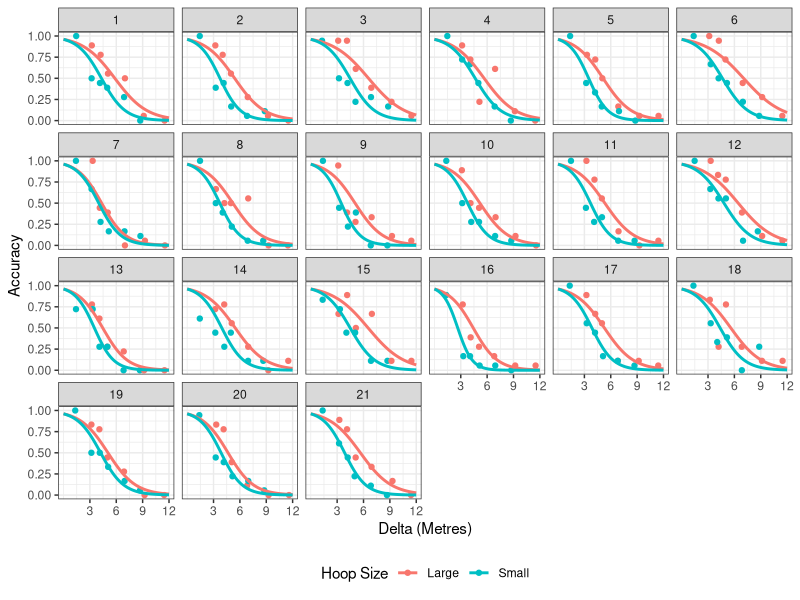

Source code (R): (Note: this script raises an error after producing the figure.)
#### level 3 - 2nd Semester 2017/18 ####
# Part 1 Accuracy measure script 
# Script for the Hoop Size version of the throwing task
# This script reads in the data for participants' accuracy 
# in the first session. 

# Written by Warren James


#### Libraries needed ####
library(tidyverse)

#### Constants ####
Hoop_size <- 0.46

#### Created functions ####
# This is used to get average distance between large and small hoop
# accuracy.
get_avg <- function(df, index, participant){
  sum(df[,index][df[,1] == participant])/2
}

#### read in dataset ####
beanbagdat <- read.csv("data/Part_1_measures.txt", sep = "\t")

#### collapse across directions ####
temp <- group_by(beanbagdat, experimenter, participant, slab, hoop_size)
beanbagdat <- summarise(temp, inhoop = sum(inhoop))

#### pre-process some data ####
# how many throws?
beanbagdat$trials <- 18 

# get their accuracy  
beanbagdat$acc <- beanbagdat$inhoop/beanbagdat$trials

# make participant a factor 
beanbagdat$participant <- paste(beanbagdat$experimenter, beanbagdat$participant, sep = "_")
beanbagdat$participant <- as.factor(beanbagdat$participant)

# drop experimenter column
beanbagdat <- beanbagdat[ , !(names(beanbagdat) %in% "experimenter")]

# define offset... force model to predict 99% accuracy for distance = 0
e <- 0.01
beanbagdat$off_set = log((1-e)/e)

#### get accuracy over distance, for each participant and hoop size ####
m = glm(data=beanbagdat, cbind(inhoop, trials-inhoop)~slab:hoop_size:participant, binomial, offset=off_set)
beanbagdat$p = predict(m, type="response")

# tidy up
rm(e, m)

#### make the plots ####
plt <- ggplot(beanbagdat, aes(x=slab*Hoop_size,
                              y=acc,
                              colour = hoop_size))
plt <- plt + geom_point(position=position_jitter(width=.1,height=.0))
plt <- plt + theme_bw()
plt <- plt + scale_y_continuous(name="Accuracy")
plt <- plt + facet_wrap(~as.numeric(participant), nrow=4)
plt <- plt + scale_x_continuous(name="Delta (Metres)",
                                limit=c(0,12),
                                breaks = c(3,6,9,12))
plt <- plt + geom_smooth(method=glm,
                         method.args = list(family = "binomial"), 
                         aes(y=p),
                         fullrange=T, se=F)
plt <- plt + scale_colour_discrete(name = "Hoop Size", 
                                   labels=c("Large", "Small"))
# plt <- plt + ggtitle("Session 1 accuracy measures")
# plt <- plt + theme(plot.title = element_text(hjust = 0.5))
plt <- plt + theme(legend.position = "bottom")
plt

# save plot 
# ggsave("../../Figures/Experiment_3_Hoop_size/Session_1_plot.png",
#        height = 16,
#        width = 18,
#        units = "cm")


# NB To convert to metres, multiply slab by 0.46
# You will also want to change the breaks() argument to reflect it being metres

# save beanbagdat for part 2 
save(beanbagdat, file = "temp/beanbagdat")

#### extract slabs to test for both sizes ####
slabs_to_test = data.frame(participant=character(),
                           hoop_size=character(),
                           slab10=numeric(),
                           slab50=numeric(),
                           slab90=numeric())


for (x in levels(beanbagdat$participant)){
  
  for (i in levels(beanbagdat$hoop_size))
    {
      ss = beanbagdat[beanbagdat$participant==x & beanbagdat$hoop_size==i,]
      m = glm(data=ss, cbind(inhoop, trials-inhoop)~slab+0,
              offset=ss$off_set, binomial)
      p = predict(m, data.frame(slab=seq(1:30)), type="response")
      p = as.numeric(p)
      easy = 0.9
      hard = 0.1
      slab10 = which(abs(p-hard)==min(abs(p-hard)))
      slab50 = which(abs(p-0.50)==min(abs(p-0.50)))
      slab90 = which(abs(p-easy)==min(abs(p-easy)))
      minus1 = slab50 - 1
      plus1 = slab50 + 1
      plus2 = slab50 + 2
      slabs_to_test = rbind(slabs_to_test, data.frame(participant=x,
                                                      hoop_size=i,
                                                      slabhard=slab10,
                                                      slab50=slab50,
                                                      slabeasy=slab90,
                                                      plus1=plus1,
                                                      plus2=plus2,
                                                      minus1=minus1))
    }
}

# tidy 
rm(m, ss, easy, hard, i, minus1, p, plus1, plus2, slab10, slab50, slab90, x)

#### get average hoop separations ####
# loop to get average distance
for(i in unique(slabs_to_test$participant)){
  # for the indexing
  a <- 3
  
  slabhard=get_avg(slabs_to_test, a, i)
  a <- a + 1
  
  slab50=get_avg(slabs_to_test, a, i)
  a <- a + 1
  
  slabeasy=get_avg(slabs_to_test, a, i)
  a <- a + 1
  
  plus1=get_avg(slabs_to_test, a, i)
  a <- a + 1
  
  plus2=get_avg(slabs_to_test, a, i)
  a <- a + 1
  
  minus1=get_avg(slabs_to_test, a, i)
  
  slabs_to_test = rbind(slabs_to_test,
                        data.frame(participant=i,
                                   hoop_size="avg",
                                   slabhard=slabhard,
                                   slab50=slab50,
                                   slabeasy=slabeasy,
                                   plus1=plus1,
                                   plus2=plus2,
                                   minus1=minus1))
}
rm(a, i, minus1, plus1, plus2, slab50, slabeasy, slabhard)

# Save this to be used in next script
save(slabs_to_test, file = "temp/slabs_to_test")
 
#### Set up the distances for part 2 ####
# this is how it should be 
# Block 1: easy, m, m+ 2
# Block 2: m-1, m+1, 10

# setup columns to keep
b1_keeps <- c("participant", "slabeasy", "slab50", "plus2")
b2_keeps <- c("participant", "minus1", "plus1", "slabhard")

# keep only average dist data
Block_1 <- slabs_to_test[slabs_to_test$hoop_size == "avg",]
Block_2 <- slabs_to_test[slabs_to_test$hoop_size == "avg",]

# keep only needed columns 
Block_1 <- Block_1[b1_keeps]
Block_2 <- Block_2[b2_keeps]

# tidy 
rm(b1_keeps, b2_keeps)

# redo names for students 
colnames(Block_1) <- c("participant", "easy", "m", "m+2")
colnames(Block_2) <- c("participant", "m-1", "m+1", "hard")

#### For part 2 measures: random directions ####
# creat empty dataframe 
throw_direction <- data.frame(participant = character(),
                              block = numeric(),
                              direction = numeric())

# Loop to give every trial per participant a random direction
for(i in unique(beanbagdat$participant)){
  for(z in 1:2)
  for(x in 1:45){
    N_S <- sample(1:2, 1)
    throw_direction <- rbind(throw_direction, 
                             data.frame(participant = i,
                                        block = z,
                                        direction = N_S))
  }
}

# tidy
rm(i, N_S, x, z)

# add appropriate labels
throw_direction$direction <- as.factor(throw_direction$direction)
throw_direction$directionNS[throw_direction$direction == "1"] <- "North"
throw_direction$directionNS[throw_direction$direction == "2"] <- "South"


#### Save file of random directions ####
# run this once all data is collected
# create excel file for throw order 
# write.table(throw_direction, "temp/Directions.txt", row.names = FALSE, sep = "\t")

